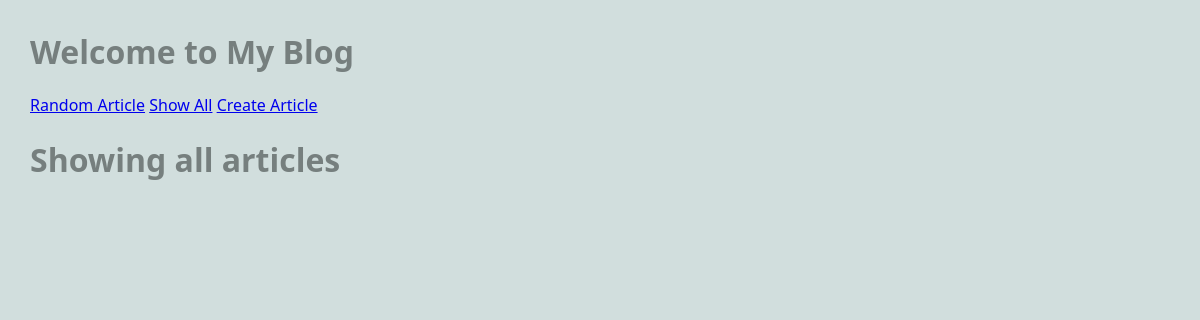
/blog/show_all, run on an earlier commit of the app's database.
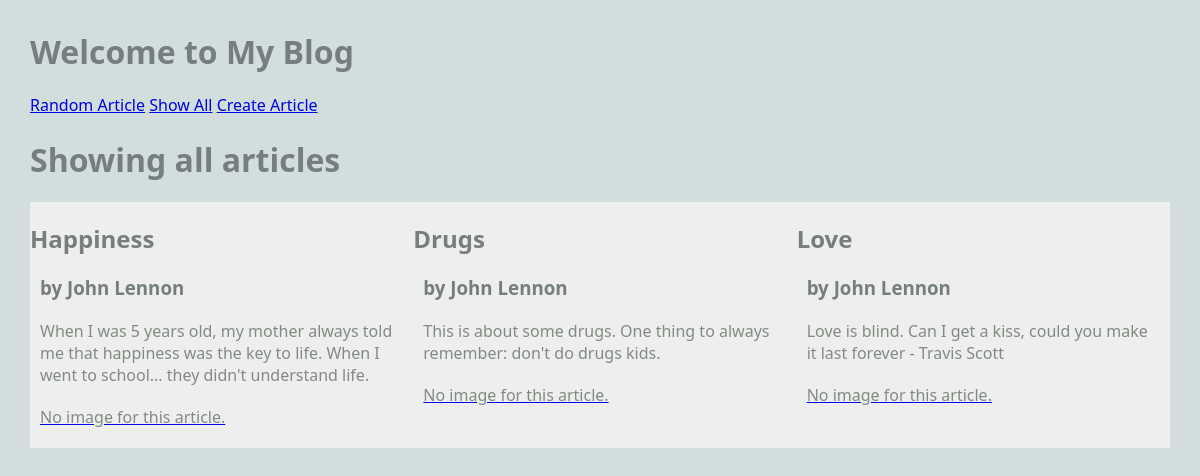
And on a later commit of the database.
### blog/models.py (models this page shows, shortened)
class Article(models.Model):
    title = models.TextField(blank=True)
    author = models.TextField(blank=True)
    text = models.TextField(blank=True)
    published = models.DateTimeField(auto_now=True)
    image_file = models.ImageField(blank=True)
    def __str__(self):
        return f'{self.title} by {self.author}'

### blog/views.py (the view)
# urls.py: path('show_all', ShowAllView.as_view(), name='show_all'),
class ShowAllView(ListView):
    model = Article
    template_name = 'blog/show_all.html'
    context_object_name = 'articles'

### blog/templates/blog/show_all.html
{% extends "blog/base.html" %}
{% block content %}
<h1>Showing all articles</h1>
<main class="grid-container">
    {% for article in articles %}
        <article>
            <div>
                <h2>{{ article.title }}</h2>
                <h3>by {{ article.author }}</h3>
                <p> {{ article.text }}</p>
            </div>
            <a href="{% url 'article' article.pk %}">
                {% if article.image_file %}
                <img src="{{ article.image_file.url }}" alt="">
                {% else %}
                <p>No image for this article.</p>
                {% endif %}
            </a>
        </article>
    {% endfor %}
</main>
{% endblock %}

### blog/templates/blog/base.html (shortened to what this page needs)
{% load static %}
<html>
  <head>
    <link rel="stylesheet" href="{% static 'styles-blog.css' %}">
  </head>
  <body>
    <head>
      <h1>Welcome to My Blog</h1>
      <nav>
        <ul>
            <li><a href="{% url 'random' %}">Random Article</a></li>
            <li><a href="{% url 'show_all' %}">Show All</a></li>
            <li><a href="{% url 'create_article' %}">Create Article</a></li>
        </ul>
      </nav>
    </head>
      {% block content %}
      {% endblock %}
  </body>
</html>

### static/styles-blog.css (style rules this page uses)
body { margin: 30px; background: #d1dedd; font-family:'Segoe UI', Tahoma, Geneva, Verdana, sans-serif; }
ul, li { padding: 0px; list-style-type: none; }
h1, h2, h3 { color: #767f7e; }
p { color: #828b82; }
.grid-container { background: #eee; max-width: 900px; display: grid; grid-template-columns: repeat(3, 1fr); grid-gap: 10px; max-width: 1200px; margin: 20px auto; }
article p, article h3 { margin: 20px 10px; }
nav li { display: inline; }

What changed in the data, as far as the page shows it:
added Article: title "Happiness", author "John Lennon", text "When I was 5 years old, my mother always told me that happiness was the key to life. When I went to school... they didn't understand life.", image_file "No image for this article."
added Article: title "Drugs", author "John Lennon", text "This is about some drugs. One thing to always remember: don't do drugs kids.", image_file "No image for this article."
added Article: title "Love", author "John Lennon", text "Love is blind. Can I get a kiss, could you make it last forever - Travis Scott", image_file "No image for this article."
